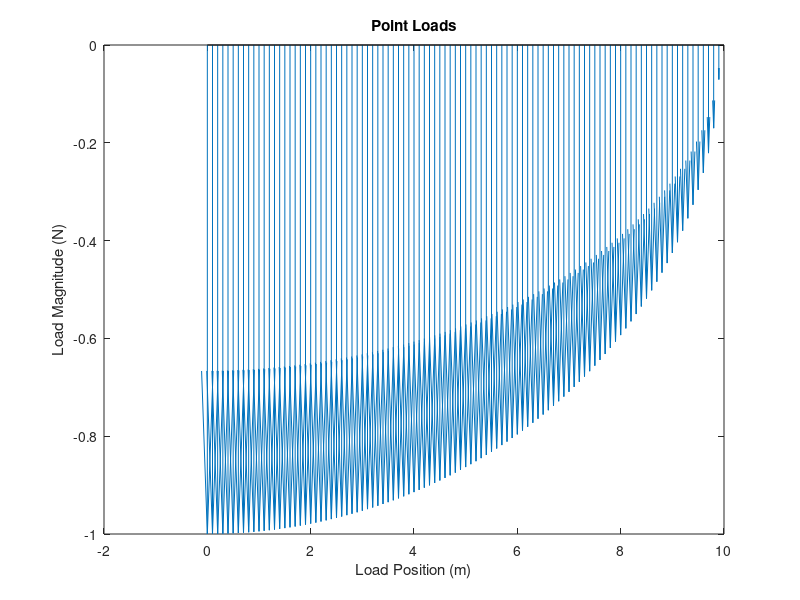
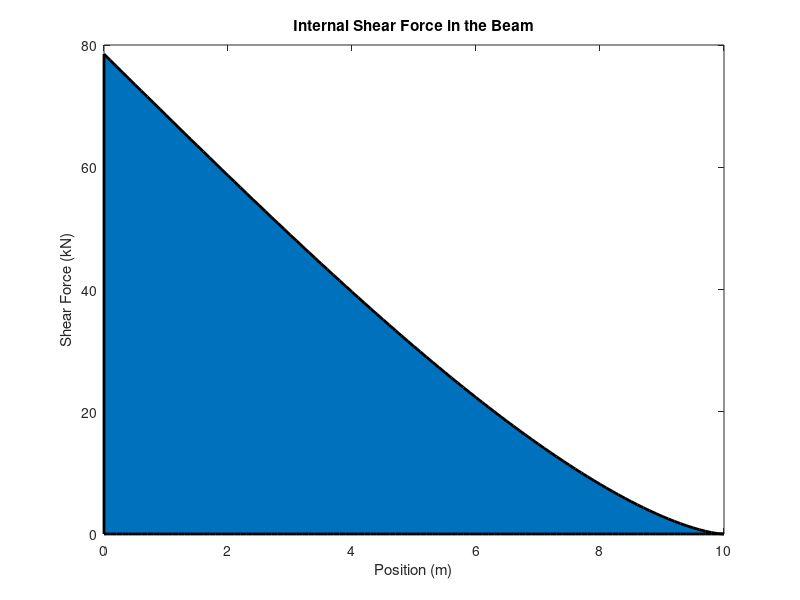
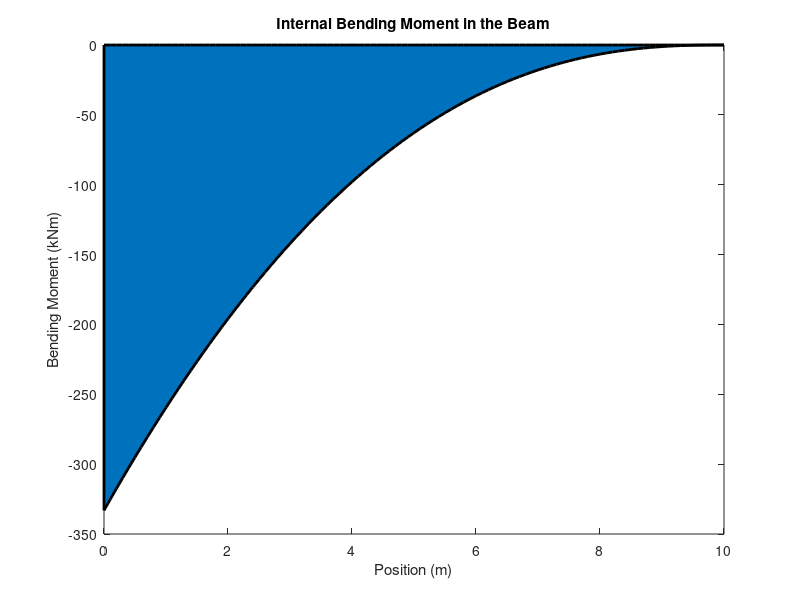

Write MATLAB code to recreate these figures, in order.
L = 10; %m
w_0 = 10; %kN/m
N = 100;
w = @(x) (w_0) * sqrt((1-(x/L).^2));%Uniform Distributed Load of 2000 (N/m)
PloadsArray = zeros(1, N);
xAxis = linspace(0, L, N + 1);
deltaX = L/N;
for i = 1 : N
   PloadsArray(i) = (w(xAxis(i)) + w(xAxis(i+1))) / 2 * deltaX;
end
shearForce = zeros(1, N + 1);
bendingMoment = zeros(1, N + 1);
for i = 1:N
    for j = i:N
        shearForce(i) = (shearForce(i) + PloadsArray(j));
        bendingMoment(i) = bendingMoment(i) + -PloadsArray(j) * (xAxis(j) + deltaX / 2 - xAxis(i));
    end
end

quiver(xAxis(1:end-1), 0*zeros(1,N), 0*PloadsArray, -PloadsArray, 0);
hold on
plot( [0, L], [0, 0], 'k' )
xlabel('Load Position (m)')
ylabel('Load Magnitude (N)')
title('Point Loads')

% Plot the internal shear force diagram
figure;
area(xAxis, shearForce, 'LineWidth', 2);
title('Internal Shear Force in the Beam');
xlabel('Position (m)');
ylabel('Shear Force (kN)');

% Plot the internal bending moment diagram
figure;
area(xAxis, bendingMoment, 'LineWidth', 2);
title('Internal Bending Moment in the Beam');
xlabel('Position (m)');
ylabel('Bending Moment (kNm)')
